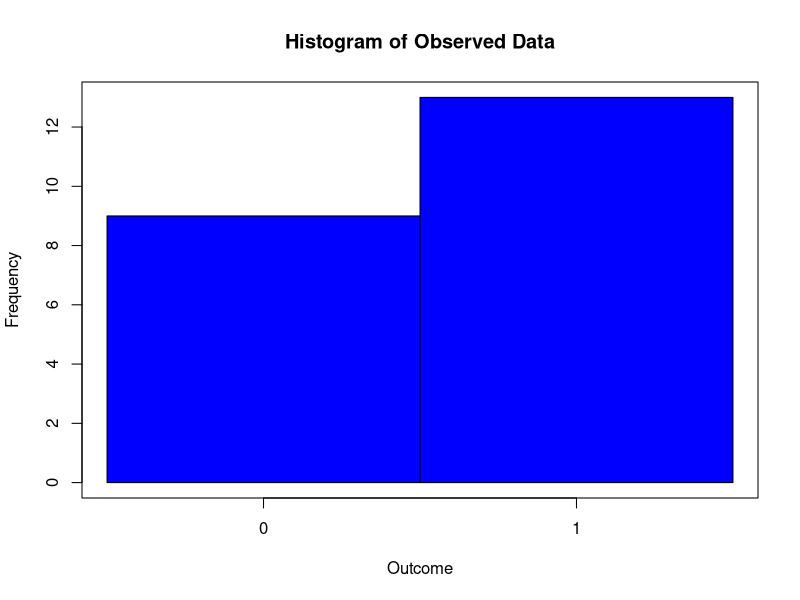
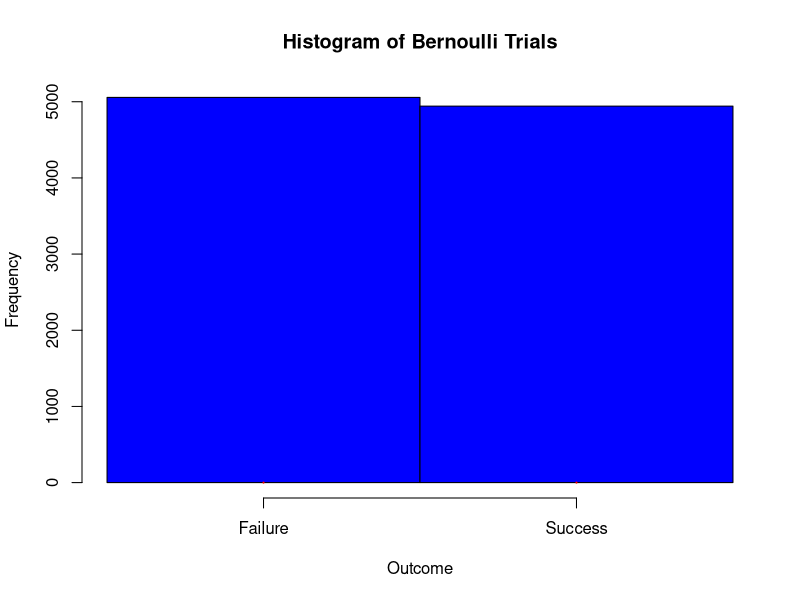
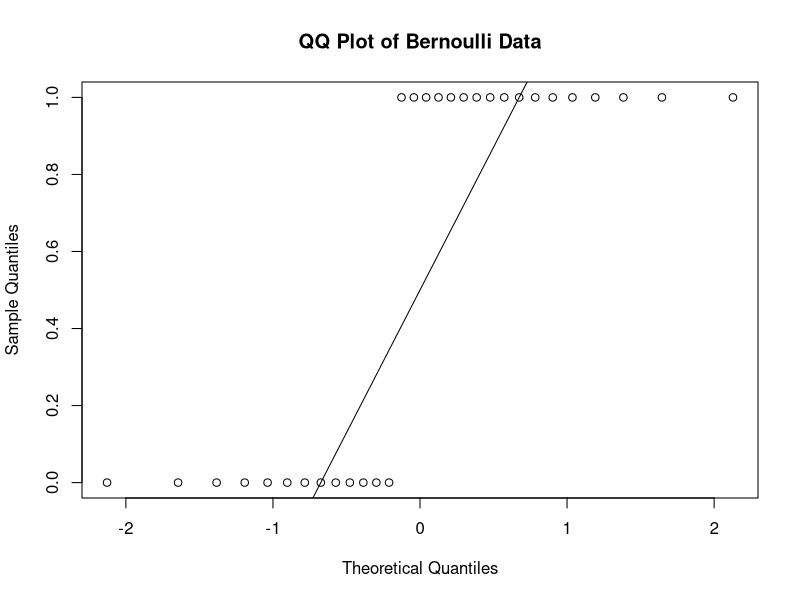
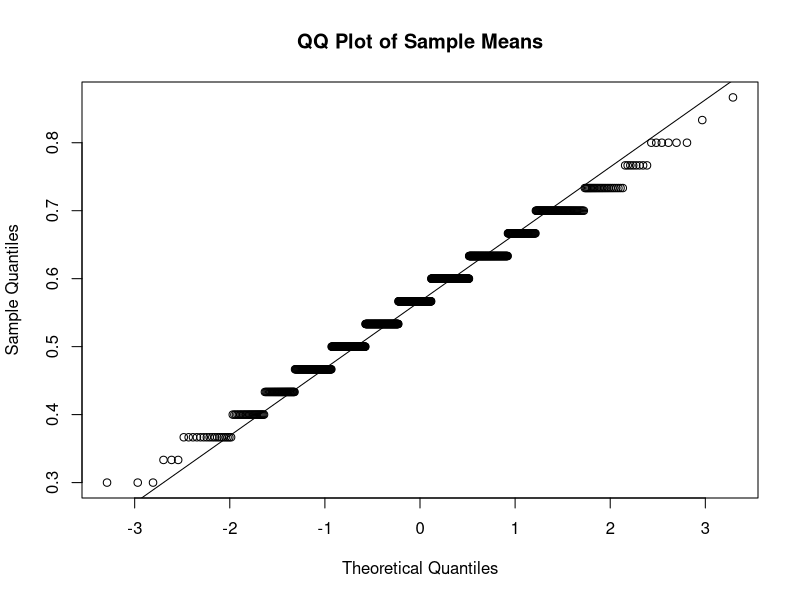

These charts were generated, in order, by the following R code:
#replicated the 'Results Score' column to get at least 30 observations
results<-c(1,1,0,1,0,0,1,0,0,0,1,0,1,1,1,1,1,0,1,0,1,1)

results
# Frequency table for 'Results Score'
freq_table <- table(results)
print(freq_table)

# Proportion table for better understanding
prop_table <- prop.table(freq_table)
print(prop_table)

# Calculate the number of trials
n <- length(results)
n
# Calculate the probability of success from observed data
p_hat <- sum(results) / n
p_hat

#observation varience
obs_var= p_hat*(1-p_hat)/n
obs_var

# Create a histogram of the observed data
hist(results, breaks=seq(-0.5, 1.5, by=1), col="blue", xlab="Outcome", ylab="Frequency", main="Histogram of Observed Data", xaxt='n', axes=FALSE)
axis(side=1, at=c(0, 1))  # Set x-axis labels to 0 and 1
axis(side=2)  # Add default y-axis
box()  # Add a box around the plot


# Population(simulation of the true population)
# Set the seed for reproducibility
set.seed(123)

# Parameters for Bernoulli trials
size <- 1      # Each trial is a Bernoulli trial (size=1)
prob <- 0.5   # Probability of success in each trial
n.1 <- 10000         # Number of trials

# Generate Bernoulli trial data (this is equivalent to simulating individual Bernoulli trials)
pop_data <- rbinom(n.1, size, prob)
pop_variance<-var(pop_data)
pop_variance
# Calculate probabilities for the outcomes of a single Bernoulli trial
y_0 <- dbinom(0, size, prob)  # Probability of 0 successes (failure)
y_1 <- dbinom(1, size, prob)  # Probability of 1 success (success)

# Print probabilities
print(paste("Probability of failure (0 successes):", y_0))
print(paste("Probability of success (1 success):", y_1))

# Display the histogram of the Bernoulli trials
hist(pop_data, breaks=seq(-0.5, 1.5, 1), main="Histogram of Bernoulli Trials", col="blue", xlab="Outcome", xlim=c(-0.5, 1.5), xaxt='n')
axis(1, at=c(0,1), labels=c("Failure", "Success"))

# Add the theoretical Bernoulli distribution as lines on top of the histogram
x_values <- c(0, 1)  # Points at which to place the lines
y_values <- c(y_0, y_1)  # Heights of the lines, corresponding to probabilities
lines(x_values, y_values, type="h", col="red", lwd=2)  # 'type="h"' creates a histogram-like line plot for clarity

###################################################################################
#checking for Normality 

# Replicating the 'Results Score' column to get at least 30 observations
results_30 <- rep(results, length.out = 30)

# Calculating the sample mean (proportion of successes)
p_hat_30 <- mean(results_30)

# QQ plot for the original Bernoulli data
qqnorm(results_30, main = "QQ Plot of Bernoulli Data")
qqline(results_30)

# Number of resamples
num_resamples <- 1000

# Number of observations in each resample
n.2 <- length(results_30)

# Storage for sample means
sample_means <- numeric(num_resamples)

# Generate resamples and calculate sample means
set.seed(123)  # For reproducibility
for (i in 1:num_resamples) {
  sample_means[i] <- mean(sample(results_30, size = n.2, replace = TRUE))
}

# QQ plot for the sample means
qqnorm(sample_means, main = "QQ Plot of Sample Means")
qqline(sample_means)
##################################

# Get confidence intervals for p_hat=mean 
#theoretical population mean
mu=0.5
#sample_data(observation)
p_hat <- sum(results) / n
p_hat

#unbiased sample Variance
sample_var=var(results) 
sample_var
samp_sd=sqrt(sample_var)
samp_sd


#find population mean 
#calculate t sub-alpha, alpha=0.05 and using t-stat since n<30 and pop variance unknown
df=n-1
df

#95% confidence interval
alpha=0.05

cv=qt(alpha/2,df,lower.tail=FALSE)
cv
se=samp_sd/sqrt(n)
se

moe=cv*se
moe

low_interval=p_hat-moe
high_interval=p_hat+moe
low_interval=round(low_interval,4)
high_interval=round(high_interval,4)
low_interval
high_interval
#we are 95% sure that from several simulations the population mean will be between [0.3678,0.814]

##Reject H0 in favor of H1 if p_hat > - c or p_hat< + c for two tailed test
#HO:mu=0.50; H1 does NOT=0.50

mu=0.5
p_hat


#calculate "for some c"(cut off):
c.up=mu+cv*(samp_sd/sqrt(n))
c.down=mu-cv*(samp_sd/sqrt(n))
c.up
c.down

#Test shows: Fail to REJECT H0 in favor of H1 since p_hat is between [0.2768,0.723]

#calculate p_value
t=(p_hat-mu)/(samp_sd/sqrt(n))
t

p_value=2*1-(pnorm(t))
p_value
#since p_value>alpha ,Fail to reject(accept) H0!

#Find Population Variance:chi-square distribution;CI
low=qchisq(alpha/2,df,lower.tail=FALSE)
up=qchisq(1-alpha/2,df,lower.tail = FALSE)
chi_low=(df*sample_var)/low
chi_up=(df*sample_var)/up
chi_low=round(chi_low,4)
chi_up=round(chi_up,4)
chi_low
chi_up
#we are 95% confident that from several simulation the population variance will be between [0.1499,0.5172]
sample_var
pop_variance

# Test statistic
chi_sq <-(df * sample_var) / pop_variance


# P-value
p_value <- 2 * min(pchisq(chi_sq, df), 1 - pchisq(chi_sq, df))

# Output the test statistic and p-value
chi_sq
p_value

#Since the p-value is greater than 0.05, you fail to reject the null hypothesis. 
#This means there is no significant difference between the observed variance and the hypothesized population variance.

